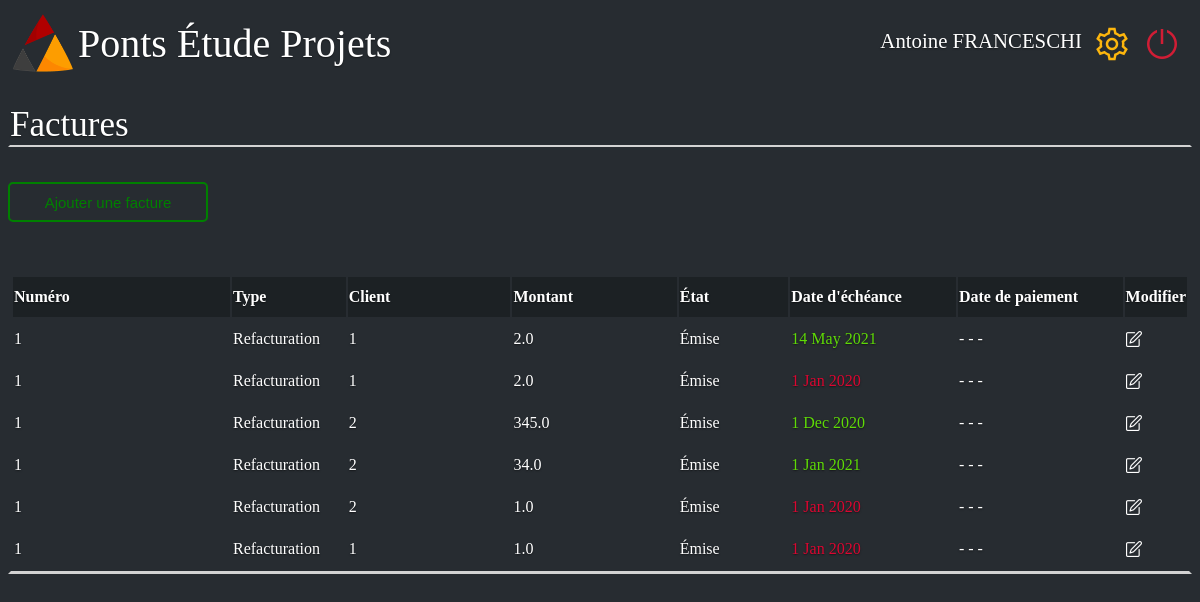
Page /tresorerie/Antoine FRANCESCHI on the earlier database version.
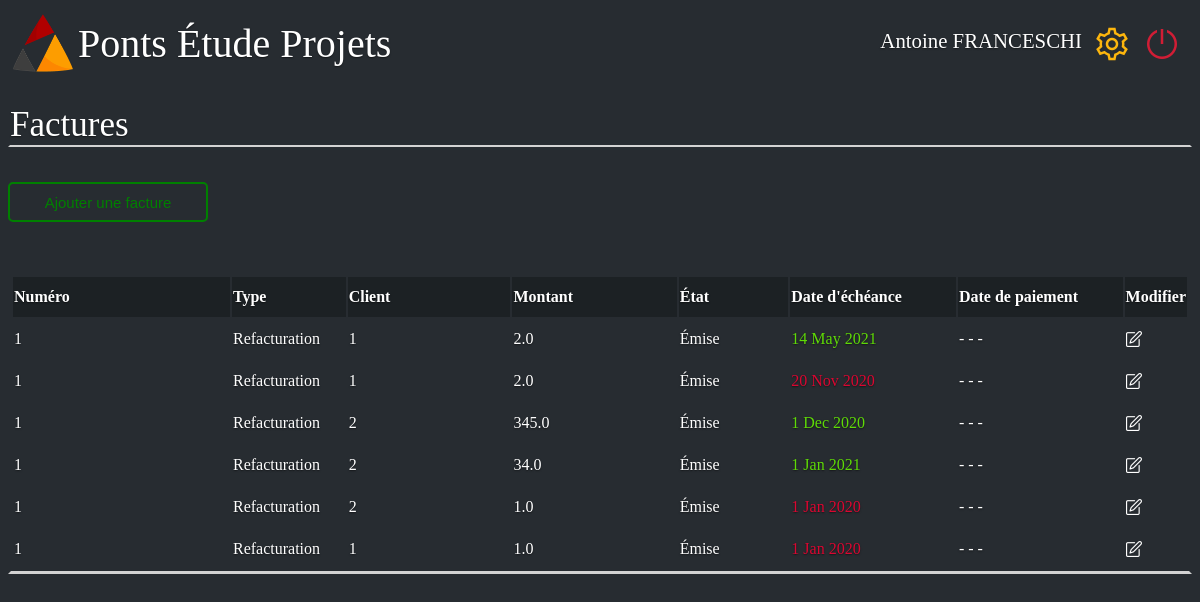
Same page on the later database version.
### site.py (models this page shows, shortened)
class db_factures(db.Model):
    _id = db.Column("id", db.Integer, primary_key= True)
    numero = db.Column(db.String(100))
    Type = db.Column(db.String(100))
    client = db.Column(db.String(100))
    montant= db.Column(db.Float)
    etat = db.Column(db.String(100))
    date_echeance = db.Column(db.String(100))
    date_paiement = db.Column(db.String(100))
    suiveur = db.Column(db.String(100))
    retard = db.Column(db.Boolean)

### site.py (the view)
@app.route('/tresorerie/<name>',methods=["GET","POST"])
def index12(name):
    init_bd()
    return render_template('Tresorier.html', name=name, BDD_facture = db_factures.query.all())

### site.py (called while the page is built)
def init_bd():
    for facture in db_factures.query.all():
        retard1 = init_retard(facture.date_echeance)
        facture.retard = retard1
        db.session.commit()

def init_retard(date):
    now = datetime.datetime.now()
    date_now = now.year*10000+now.month*100+now.day
    if int(date[0:2])<10:
        taille_date=1
    else:
        taille_date=2
    date_converti = int(date[0:2])
    month = date[taille_date+1:taille_date+4]
    year = int(date[taille_date+5::])
    L=['Jan','Feb','Mar','Apr','May','Jun','Jul','Aug','Sep','Oct','Nov','Dec']
    for k in range(len(L)):
        if month == L[k]:
            date_converti+=(k+1)*100
    date_converti += year*10000
    if date_converti<=date_now:
        return True
    return False

### templates/Tresorier.html (shortened to what this page needs)
<!DOCTYPE html>
<html>
    <head>
        <link rel="stylesheet" href={{ url_for('static', filename='style_tresorier.css') }}/>
    </head>
    <body>
        <div class="barre_principale">
            <div class="logo_junior">
                <a href="/home/{{name}}">
                    <img class= "logo_pep" src={{ url_for('static', filename='PEPLOGO.png') }}  alt= "Logo pep"/>
                    <div class="Junior">Ponts Étude Projets</div>
                </a>
            </div>
            <div>
                <nav>
                    <ul class="navbar-nav">
                        <li class="user_name"><a class="user" href="#">{{name}}</a></li>
                        <li class="nav-item"><a href="#"><img src={{ url_for('static', filename='settings.png') }} alt="bouton reglage" ></a></li>
                        <li class="nav-item"><a href='/logout'><img src={{ url_for('static', filename='shutdown.png') }} alt="bouton shutdown" ></a></li>
                    </ul>
                </nav>
            </div>
        </div>
        <p class="titre">Factures</p>
        <div class="ajouter">
            <button onclick="window.location.href = '/tresoreie/{{name}}/add_delete';" type="button" class="Ajouter"> Ajouter une facture </button>
        </div>
        <table class="tableau">
            <thead class="thead-dark">
                <tr class="premiere_ligne">
                    <th>Numéro</th>
                    <th>Type</th>
                    <th>Client</th>
                    <th>Montant</th>
                    <th>État</th>
                    <th>Date d'échéance</th>
                    <th>Date de paiement</th>
                    <th>Modifier</th>
                </tr>
            </thead>
            <tbody>
                {% for facture in BDD_facture %}
                        <td><a href ='/tresoreie/{{name}}/{{facture._id}}/delete'>{{facture.numero}}</a></td>
                        <td>{{facture.Type}}</td>
                        <td>{{facture.client}}</td>
                        <td>{{facture.montant}}</td>
                        <td>{{facture.etat}}</td>
                        {% if facture.retard == True  %}
                            <td style="color: rgb(218, 7, 49);">{{facture.date_echeance}}</td>
                        {% else %}
                            <td style="color: rgb(95, 218, 7);">{{facture.date_echeance}}</td>
                        {% endif %}
                        <td>{{facture.date_paiement}}</td>
                        <td><a href ='/tresoreie/{{name}}/{{facture._id}}/modify'><img src="{{ url_for('static', filename='edit1.png') }}" class="edit" height="16" width="16" ></a></td>
                {% endfor %}
            </tbody>
        </table>
    </body>
</html>

### static/style_tresorier.css (style rules this page uses)
html { height: 100%; width: 100%; background-color : #272C31; }
body { background-color : #272C31; height: 100%; background-color: transparent; color: white; text-shadow: 0 .05rem .1rem rgba(0, 0, 0, .5); }
.barre_principale { height: 60px; display: flex; justify-content: space-between; }
.logo_pep { width: 60px; height: 60px; }
ul { list-style-type: none; display:flex; text-decoration:none; }
.logo_pep { float: left; margin: 5px; }
.user_name { margin-top:5px ; }
.Junior { margin-top: 12px; display: flex; font-size: 250%; }
nav a { font-size: 1.3em; color: white; text-shadow: 0 .05rem .1rem rgba(0, 0, 0, .5); text-decoration: none; }
nav li { margin-right: 10px; }
a { text-decoration:none; color:white; display:flex; }
button { border: 2px ; border-radius: 5px; width: 200px; height: 40px; background-color: transparent; border-style: solid; color:green; border-color: green; font-size:15px; }
.titre { border: 2px ; border-style: solid; border-top-color: transparent; border-left-color: transparent; border-right-color: transparent; border-bottom-color: lightgrey; font-size:35px; }
table { border-style: solid; border-top-color: transparent; border-left-color: transparent; border-right-color: transparent; border-bottom-color: lightgrey; }
.thead-dark { height: 20px; background-color: transparent; }
thead tr { width: 100%; height: 40px; background-color: #1C2124; }
tr { height: 40px; }
thead th { text-align: left; border-right-color: transparent; }
thead th:nth-child(1) { width: 20%; }
thead th:nth-child(2) { width: 10%; }
thead th:nth-child(3) { width: 15%; }
thead th:nth-child(4) { width: 15%; }
thead th:nth-child(5) { width: 10%; }
thead th:nth-child(6) { width: 15%; }
thead th:nth-child(7) { width: 15%; }
.tableau { margin-top: 50px; width: 100%; height: 20px; }

Differences in the rows shown:
changed db_factures: date_echeance "1 Jan 2020" → "20 Nov 2020"
